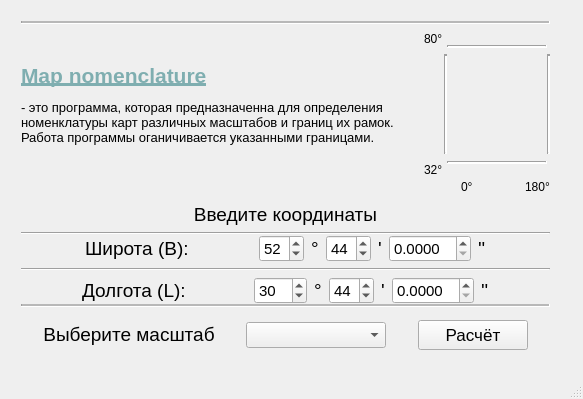
<?xml version="1.0" encoding="UTF-8"?>
<ui version="4.0">
 <class>QtMapNomenclature</class>
 <widget class="QMainWindow" name="QtMapNomenclature">
  <property name="geometry">
   <rect>
    <x>0</x>
    <y>0</y>
    <width>583</width>
    <height>399</height>
   </rect>
  </property>
  <property name="minimumSize">
   <size>
    <width>565</width>
    <height>0</height>
   </size>
  </property>
  <property name="maximumSize">
   <size>
    <width>80000</width>
    <height>44800</height>
   </size>
  </property>
  <property name="windowTitle">
   <string>QtMapNomenclature</string>
  </property>
  <widget class="QWidget" name="centralWidget">
   <widget class="QWidget" name="verticalLayoutWidget">
    <property name="geometry">
     <rect>
      <x>10</x>
      <y>10</y>
      <width>551</width>
      <height>351</height>
     </rect>
    </property>
    <layout class="QVBoxLayout" name="verticalLayout">
     <property name="spacing">
      <number>0</number>
     </property>
     <property name="sizeConstraint">
      <enum>QLayout::SetNoConstraint</enum>
     </property>
     <item>
      <widget class="Line" name="line_2">
       <property name="midLineWidth">
        <number>2</number>
       </property>
       <property name="orientation">
        <enum>Qt::Horizontal</enum>
       </property>
      </widget>
     </item>
     <item>
      <layout class="QHBoxLayout" name="horizontalLayout_5">
       <property name="spacing">
        <number>0</number>
       </property>
       <property name="topMargin">
        <number>8</number>
       </property>
       <item>
        <widget class="QLabel" name="label">
         <property name="minimumSize">
          <size>
           <width>415</width>
           <height>0</height>
          </size>
         </property>
         <property name="maximumSize">
          <size>
           <width>415</width>
           <height>16777215</height>
          </size>
         </property>
         <property name="font">
          <font>
           <pointsize>10</pointsize>
          </font>
         </property>
         <property name="layoutDirection">
          <enum>Qt::LeftToRight</enum>
         </property>
         <property name="autoFillBackground">
          <bool>true</bool>
         </property>
         <property name="text">
          <string>&lt;html&gt;&lt;head/&gt;&lt;body&gt;&lt;p&gt;&lt;span style=&quot; font-size:16pt; font-weight:600; text-decoration: underline; color:#7faeb0;&quot;&gt;Map nomenclature&lt;/span&gt;&lt;/p&gt;&lt;p&gt;- это программа, которая предназначенна для определения номенклатуры карт различных масштабов и границ их рамок. Работа программы оганичивается указанными границами.&lt;/p&gt;&lt;/body&gt;&lt;/html&gt;</string>
         </property>
         <property name="wordWrap">
          <bool>true</bool>
         </property>
        </widget>
       </item>
       <item>
        <layout class="QVBoxLayout" name="verticalLayout_4">
         <item>
          <widget class="QLabel" name="label_2">
           <property name="text">
            <string>80°</string>
           </property>
          </widget>
         </item>
         <item>
          <spacer name="verticalSpacer_2">
           <property name="orientation">
            <enum>Qt::Vertical</enum>
           </property>
           <property name="sizeHint" stdset="0">
            <size>
             <width>20</width>
             <height>40</height>
            </size>
           </property>
          </spacer>
         </item>
         <item>
          <widget class="QLabel" name="label_3">
           <property name="text">
            <string>32°</string>
           </property>
          </widget>
         </item>
        </layout>
       </item>
       <item>
        <widget class="Line" name="line_9">
         <property name="minimumSize">
          <size>
           <width>0</width>
           <height>100</height>
          </size>
         </property>
         <property name="maximumSize">
          <size>
           <width>16777215</width>
           <height>100</height>
          </size>
         </property>
         <property name="frameShadow">
          <enum>QFrame::Sunken</enum>
         </property>
         <property name="lineWidth">
          <number>2</number>
         </property>
         <property name="orientation">
          <enum>Qt::Vertical</enum>
         </property>
        </widget>
       </item>
       <item>
        <widget class="Line" name="line_5">
         <property name="minimumSize">
          <size>
           <width>0</width>
           <height>100</height>
          </size>
         </property>
         <property name="maximumSize">
          <size>
           <width>0</width>
           <height>100</height>
          </size>
         </property>
         <property name="sizeIncrement">
          <size>
           <width>0</width>
           <height>100</height>
          </size>
         </property>
         <property name="frameShadow">
          <enum>QFrame::Sunken</enum>
         </property>
         <property name="lineWidth">
          <number>2</number>
         </property>
         <property name="orientation">
          <enum>Qt::Vertical</enum>
         </property>
        </widget>
       </item>
       <item>
        <layout class="QVBoxLayout" name="verticalLayout_3">
         <property name="spacing">
          <number>0</number>
         </property>
         <property name="sizeConstraint">
          <enum>QLayout::SetFixedSize</enum>
         </property>
         <property name="leftMargin">
          <number>0</number>
         </property>
         <property name="bottomMargin">
          <number>0</number>
         </property>
         <item>
          <widget class="Line" name="line_7">
           <property name="minimumSize">
            <size>
             <width>100</width>
             <height>0</height>
            </size>
           </property>
           <property name="maximumSize">
            <size>
             <width>100</width>
             <height>16777215</height>
            </size>
           </property>
           <property name="frameShadow">
            <enum>QFrame::Sunken</enum>
           </property>
           <property name="lineWidth">
            <number>2</number>
           </property>
           <property name="midLineWidth">
            <number>0</number>
           </property>
           <property name="orientation">
            <enum>Qt::Horizontal</enum>
           </property>
          </widget>
         </item>
         <item>
          <spacer name="verticalSpacer">
           <property name="orientation">
            <enum>Qt::Vertical</enum>
           </property>
           <property name="sizeType">
            <enum>QSizePolicy::Fixed</enum>
           </property>
           <property name="sizeHint" stdset="0">
            <size>
             <width>20</width>
             <height>100</height>
            </size>
           </property>
          </spacer>
         </item>
         <item>
          <widget class="Line" name="line_8">
           <property name="sizePolicy">
            <sizepolicy hsizetype="Minimum" vsizetype="Fixed">
             <horstretch>70</horstretch>
             <verstretch>70</verstretch>
            </sizepolicy>
           </property>
           <property name="minimumSize">
            <size>
             <width>100</width>
             <height>0</height>
            </size>
           </property>
           <property name="maximumSize">
            <size>
             <width>100</width>
             <height>16777215</height>
            </size>
           </property>
           <property name="frameShadow">
            <enum>QFrame::Sunken</enum>
           </property>
           <property name="lineWidth">
            <number>2</number>
           </property>
           <property name="orientation">
            <enum>Qt::Horizontal</enum>
           </property>
          </widget>
         </item>
        </layout>
       </item>
       <item>
        <widget class="Line" name="line_6">
         <property name="minimumSize">
          <size>
           <width>0</width>
           <height>100</height>
          </size>
         </property>
         <property name="maximumSize">
          <size>
           <width>16777215</width>
           <height>100</height>
          </size>
         </property>
         <property name="frameShadow">
          <enum>QFrame::Sunken</enum>
         </property>
         <property name="lineWidth">
          <number>2</number>
         </property>
         <property name="orientation">
          <enum>Qt::Vertical</enum>
         </property>
        </widget>
       </item>
      </layout>
     </item>
     <item>
      <layout class="QHBoxLayout" name="horizontalLayout_6">
       <item>
        <spacer name="horizontalSpacer_12">
         <property name="orientation">
          <enum>Qt::Horizontal</enum>
         </property>
         <property name="sizeHint" stdset="0">
          <size>
           <width>440</width>
           <height>20</height>
          </size>
         </property>
        </spacer>
       </item>
       <item>
        <widget class="QLabel" name="label_4">
         <property name="text">
          <string>0°</string>
         </property>
        </widget>
       </item>
       <item>
        <spacer name="horizontalSpacer_11">
         <property name="orientation">
          <enum>Qt::Horizontal</enum>
         </property>
         <property name="sizeHint" stdset="0">
          <size>
           <width>40</width>
           <height>20</height>
          </size>
         </property>
        </spacer>
       </item>
       <item>
        <widget class="QLabel" name="label_5">
         <property name="text">
          <string>180°</string>
         </property>
        </widget>
       </item>
      </layout>
     </item>
     <item>
      <widget class="QLabel" name="coordinates">
       <property name="minimumSize">
        <size>
         <width>0</width>
         <height>35</height>
        </size>
       </property>
       <property name="maximumSize">
        <size>
         <width>16777215</width>
         <height>35</height>
        </size>
       </property>
       <property name="font">
        <font>
         <pointsize>13</pointsize>
         <kerning>true</kerning>
        </font>
       </property>
       <property name="contextMenuPolicy">
        <enum>Qt::DefaultContextMenu</enum>
       </property>
       <property name="text">
        <string>&lt;html&gt;&lt;head/&gt;&lt;body&gt;&lt;p align=&quot;center&quot;&gt;&lt;span style=&quot; font-size:14pt;&quot;&gt;Введите координаты&lt;/span&gt;&lt;/p&gt;&lt;/body&gt;&lt;/html&gt;</string>
       </property>
      </widget>
     </item>
     <item>
      <widget class="Line" name="line_4">
       <property name="orientation">
        <enum>Qt::Horizontal</enum>
       </property>
      </widget>
     </item>
     <item>
      <layout class="QHBoxLayout" name="horizontalLayout_2">
       <item>
        <layout class="QVBoxLayout" name="verticalLayout_2">
         <item>
          <layout class="QHBoxLayout" name="horizontalLayout_4">
           <property name="spacing">
            <number>7</number>
           </property>
           <property name="sizeConstraint">
            <enum>QLayout::SetDefaultConstraint</enum>
           </property>
           <property name="leftMargin">
            <number>0</number>
           </property>
           <property name="topMargin">
            <number>0</number>
           </property>
           <property name="rightMargin">
            <number>0</number>
           </property>
           <property name="bottomMargin">
            <number>0</number>
           </property>
           <item>
            <spacer name="horizontalSpacer_5">
             <property name="orientation">
              <enum>Qt::Horizontal</enum>
             </property>
             <property name="sizeHint" stdset="0">
              <size>
               <width>40</width>
               <height>20</height>
              </size>
             </property>
            </spacer>
           </item>
           <item>
            <widget class="QLabel" name="latitude">
             <property name="font">
              <font>
               <pointsize>13</pointsize>
              </font>
             </property>
             <property name="text">
              <string>&lt;html&gt;&lt;head/&gt;&lt;body&gt;&lt;p&gt;&lt;span style=&quot; font-size:14pt;&quot;&gt;Широта (B):&lt;/span&gt;&lt;/p&gt;&lt;/body&gt;&lt;/html&gt;</string>
             </property>
            </widget>
           </item>
           <item>
            <spacer name="horizontalSpacer_2">
             <property name="orientation">
              <enum>Qt::Horizontal</enum>
             </property>
             <property name="sizeHint" stdset="0">
              <size>
               <width>40</width>
               <height>20</height>
              </size>
             </property>
            </spacer>
           </item>
           <item>
            <widget class="QSpinBox" name="spinBox_lng_gr">
             <property name="font">
              <font>
               <pointsize>11</pointsize>
              </font>
             </property>
             <property name="minimum">
              <number>0</number>
             </property>
             <property name="maximum">
              <number>90</number>
             </property>
             <property name="value">
              <number>52</number>
             </property>
             <property name="displayIntegerBase">
              <number>10</number>
             </property>
            </widget>
           </item>
           <item>
            <widget class="QLabel" name="label_10">
             <property name="font">
              <font>
               <pointsize>13</pointsize>
              </font>
             </property>
             <property name="text">
              <string>&lt;html&gt;&lt;head/&gt;&lt;body&gt;&lt;p&gt;&lt;span style=&quot; font-size:14pt;&quot;&gt;°&lt;/span&gt;&lt;/p&gt;&lt;/body&gt;&lt;/html&gt;</string>
             </property>
            </widget>
           </item>
           <item>
            <widget class="QSpinBox" name="spinBox_lng_min">
             <property name="font">
              <font>
               <pointsize>11</pointsize>
              </font>
             </property>
             <property name="minimum">
              <number>0</number>
             </property>
             <property name="maximum">
              <number>59</number>
             </property>
             <property name="value">
              <number>44</number>
             </property>
            </widget>
           </item>
           <item>
            <widget class="QLabel" name="label_11">
             <property name="font">
              <font>
               <pointsize>13</pointsize>
              </font>
             </property>
             <property name="text">
              <string>&lt;html&gt;&lt;head/&gt;&lt;body&gt;&lt;p&gt;&lt;span style=&quot; font-size:14pt;&quot;&gt;'&lt;/span&gt;&lt;/p&gt;&lt;/body&gt;&lt;/html&gt;</string>
             </property>
            </widget>
           </item>
           <item>
            <widget class="QDoubleSpinBox" name="doubleSpinBox_lng_sec">
             <property name="font">
              <font>
               <pointsize>11</pointsize>
              </font>
             </property>
             <property name="decimals">
              <number>4</number>
             </property>
             <property name="maximum">
              <double>59.999899999999997</double>
             </property>
             <property name="singleStep">
              <double>0.000100000000000</double>
             </property>
            </widget>
           </item>
           <item>
            <widget class="QLabel" name="label_12">
             <property name="font">
              <font>
               <pointsize>13</pointsize>
              </font>
             </property>
             <property name="text">
              <string>&lt;html&gt;&lt;head/&gt;&lt;body&gt;&lt;p&gt;&lt;span style=&quot; font-size:14pt;&quot;&gt;''&lt;/span&gt;&lt;/p&gt;&lt;/body&gt;&lt;/html&gt;</string>
             </property>
            </widget>
           </item>
           <item>
            <spacer name="horizontalSpacer_3">
             <property name="orientation">
              <enum>Qt::Horizontal</enum>
             </property>
             <property name="sizeHint" stdset="0">
              <size>
               <width>40</width>
               <height>20</height>
              </size>
             </property>
            </spacer>
           </item>
          </layout>
         </item>
         <item>
          <widget class="Line" name="line_3">
           <property name="orientation">
            <enum>Qt::Horizontal</enum>
           </property>
          </widget>
         </item>
         <item>
          <layout class="QHBoxLayout" name="horizontalLayout_3">
           <property name="spacing">
            <number>7</number>
           </property>
           <property name="topMargin">
            <number>0</number>
           </property>
           <property name="bottomMargin">
            <number>0</number>
           </property>
           <item>
            <spacer name="horizontalSpacer_6">
             <property name="orientation">
              <enum>Qt::Horizontal</enum>
             </property>
             <property name="sizeHint" stdset="0">
              <size>
               <width>40</width>
               <height>20</height>
              </size>
             </property>
            </spacer>
           </item>
           <item>
            <widget class="QLabel" name="longitude">
             <property name="font">
              <font>
               <pointsize>13</pointsize>
              </font>
             </property>
             <property name="text">
              <string>&lt;html&gt;&lt;head/&gt;&lt;body&gt;&lt;p&gt;&lt;span style=&quot; font-size:14pt;&quot;&gt;Долгота (L):&lt;/span&gt;&lt;/p&gt;&lt;/body&gt;&lt;/html&gt;</string>
             </property>
            </widget>
           </item>
           <item>
            <spacer name="horizontalSpacer">
             <property name="orientation">
              <enum>Qt::Horizontal</enum>
             </property>
             <property name="sizeHint" stdset="0">
              <size>
               <width>40</width>
               <height>20</height>
              </size>
             </property>
            </spacer>
           </item>
           <item>
            <widget class="QSpinBox" name="spinBox_lt_gr">
             <property name="font">
              <font>
               <pointsize>11</pointsize>
              </font>
             </property>
             <property name="minimum">
              <number>0</number>
             </property>
             <property name="maximum">
              <number>179</number>
             </property>
             <property name="value">
              <number>30</number>
             </property>
             <property name="displayIntegerBase">
              <number>10</number>
             </property>
            </widget>
           </item>
           <item>
            <widget class="QLabel" name="label_6">
             <property name="font">
              <font>
               <pointsize>13</pointsize>
              </font>
             </property>
             <property name="text">
              <string>&lt;html&gt;&lt;head/&gt;&lt;body&gt;&lt;p&gt;&lt;span style=&quot; font-size:14pt;&quot;&gt;°&lt;/span&gt;&lt;/p&gt;&lt;/body&gt;&lt;/html&gt;</string>
             </property>
            </widget>
           </item>
           <item>
            <widget class="QSpinBox" name="spinBox_lt_min">
             <property name="font">
              <font>
               <pointsize>11</pointsize>
              </font>
             </property>
             <property name="minimum">
              <number>0</number>
             </property>
             <property name="maximum">
              <number>59</number>
             </property>
             <property name="value">
              <number>44</number>
             </property>
            </widget>
           </item>
           <item>
            <widget class="QLabel" name="label_7">
             <property name="font">
              <font>
               <pointsize>13</pointsize>
              </font>
             </property>
             <property name="text">
              <string>&lt;html&gt;&lt;head/&gt;&lt;body&gt;&lt;p&gt;&lt;span style=&quot; font-size:14pt;&quot;&gt;'&lt;/span&gt;&lt;/p&gt;&lt;/body&gt;&lt;/html&gt;</string>
             </property>
            </widget>
           </item>
           <item>
            <widget class="QDoubleSpinBox" name="doubleSpinBox_lt_sec">
             <property name="font">
              <font>
               <pointsize>11</pointsize>
              </font>
             </property>
             <property name="decimals">
              <number>4</number>
             </property>
             <property name="maximum">
              <double>59.999899999999997</double>
             </property>
             <property name="singleStep">
              <double>0.000100000000000</double>
             </property>
            </widget>
           </item>
           <item>
            <widget class="QLabel" name="label_8">
             <property name="font">
              <font>
               <pointsize>13</pointsize>
              </font>
             </property>
             <property name="text">
              <string>&lt;html&gt;&lt;head/&gt;&lt;body&gt;&lt;p&gt;&lt;span style=&quot; font-size:14pt;&quot;&gt;''&lt;/span&gt;&lt;/p&gt;&lt;/body&gt;&lt;/html&gt;</string>
             </property>
            </widget>
           </item>
           <item>
            <spacer name="horizontalSpacer_4">
             <property name="orientation">
              <enum>Qt::Horizontal</enum>
             </property>
             <property name="sizeHint" stdset="0">
              <size>
               <width>40</width>
               <height>20</height>
              </size>
             </property>
            </spacer>
           </item>
          </layout>
         </item>
        </layout>
       </item>
      </layout>
     </item>
     <item>
      <widget class="Line" name="line">
       <property name="midLineWidth">
        <number>2</number>
       </property>
       <property name="orientation">
        <enum>Qt::Horizontal</enum>
       </property>
      </widget>
     </item>
     <item>
      <layout class="QHBoxLayout" name="horizontalLayout">
       <property name="spacing">
        <number>10</number>
       </property>
       <property name="topMargin">
        <number>13</number>
       </property>
       <item>
        <spacer name="horizontalSpacer_8">
         <property name="orientation">
          <enum>Qt::Horizontal</enum>
         </property>
         <property name="sizeHint" stdset="0">
          <size>
           <width>40</width>
           <height>20</height>
          </size>
         </property>
        </spacer>
       </item>
       <item>
        <widget class="QLabel" name="scale">
         <property name="minimumSize">
          <size>
           <width>0</width>
           <height>20</height>
          </size>
         </property>
         <property name="maximumSize">
          <size>
           <width>16777215</width>
           <height>30</height>
          </size>
         </property>
         <property name="font">
          <font>
           <pointsize>13</pointsize>
          </font>
         </property>
         <property name="text">
          <string>&lt;html&gt;&lt;head/&gt;&lt;body&gt;&lt;p align=&quot;center&quot;&gt;&lt;span style=&quot; font-size:14pt;&quot;&gt;Выберите масштаб&lt;/span&gt;&lt;/p&gt;&lt;/body&gt;&lt;/html&gt;</string>
         </property>
        </widget>
       </item>
       <item>
        <spacer name="horizontalSpacer_10">
         <property name="orientation">
          <enum>Qt::Horizontal</enum>
         </property>
         <property name="sizeHint" stdset="0">
          <size>
           <width>40</width>
           <height>20</height>
          </size>
         </property>
        </spacer>
       </item>
       <item>
        <widget class="QComboBox" name="comboBox">
         <property name="minimumSize">
          <size>
           <width>140</width>
           <height>25</height>
          </size>
         </property>
         <property name="font">
          <font>
           <pointsize>11</pointsize>
          </font>
         </property>
         <property name="placeholderText">
          <string>1: 5000</string>
         </property>
         <item>
          <property name="text">
           <string/>
          </property>
         </item>
         <item>
          <property name="text">
           <string>М 1 : 1 000 000</string>
          </property>
         </item>
         <item>
          <property name="text">
           <string>М 1 : 100 000</string>
          </property>
         </item>
         <item>
          <property name="text">
           <string>М 1 : 50 000</string>
          </property>
         </item>
         <item>
          <property name="text">
           <string>М 1 : 25 000</string>
          </property>
         </item>
         <item>
          <property name="text">
           <string>М 1 : 10 000</string>
          </property>
         </item>
         <item>
          <property name="text">
           <string>М 1 : 5 000</string>
          </property>
         </item>
         <item>
          <property name="text">
           <string>М 1 : 2 000</string>
          </property>
         </item>
        </widget>
       </item>
       <item>
        <spacer name="horizontalSpacer_9">
         <property name="orientation">
          <enum>Qt::Horizontal</enum>
         </property>
         <property name="sizeHint" stdset="0">
          <size>
           <width>40</width>
           <height>20</height>
          </size>
         </property>
        </spacer>
       </item>
       <item>
        <widget class="QPushButton" name="calculation">
         <property name="minimumSize">
          <size>
           <width>110</width>
           <height>30</height>
          </size>
         </property>
         <property name="maximumSize">
          <size>
           <width>110</width>
           <height>30</height>
          </size>
         </property>
         <property name="font">
          <font>
           <pointsize>13</pointsize>
           <bold>false</bold>
          </font>
         </property>
         <property name="text">
          <string>Расчёт</string>
         </property>
        </widget>
       </item>
       <item>
        <spacer name="horizontalSpacer_7">
         <property name="orientation">
          <enum>Qt::Horizontal</enum>
         </property>
         <property name="sizeHint" stdset="0">
          <size>
           <width>40</width>
           <height>20</height>
          </size>
         </property>
        </spacer>
       </item>
      </layout>
     </item>
    </layout>
   </widget>
  </widget>
  <widget class="QStatusBar" name="statusBar"/>
 </widget>
 <layoutdefault spacing="6" margin="11"/>
 <resources/>
 <connections/>
 <slots>
  <slot>one_million_clicked()</slot>
  <slot>calculation()</slot>
  <slot>toHelp()</slot>
 </slots>
</ui>
